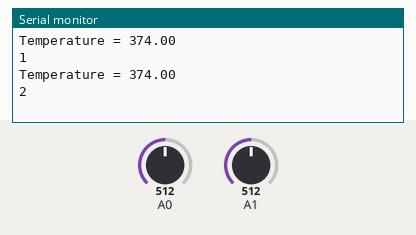
This sketch was run on a simulated Arduino Uno, built with avr-gcc and run on an emulated ATmega328P. On the bench: the last lines printed to the serial monitor. Inputs (shaded band) come from the test bench; at power-on: A1 = 512, A0 = 512.

Above: at 1.2 s.
1.3 s: A1 set to 0
At 2.7 s:
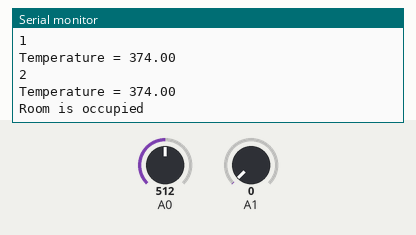
4.5 s: A0 set to 716
At 5.8 s:
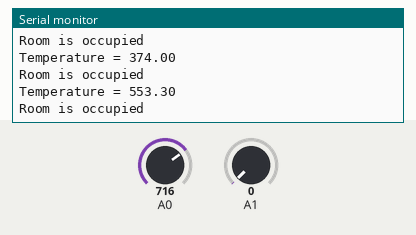
6.0 s: A1 set to 20
At 6.8 s:
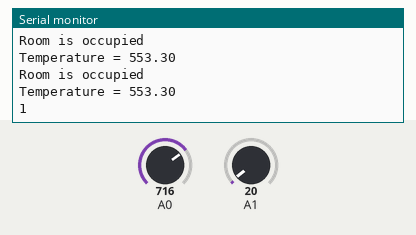
7.5 s: A0 set to 900
At 8.8 s:
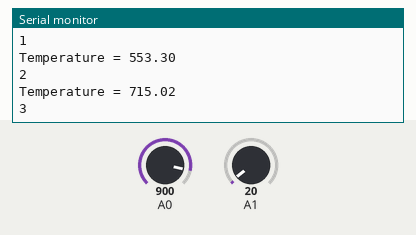
Timing chart, 0 to 10.0 s (numbered marks = the images above; inputs shaded):
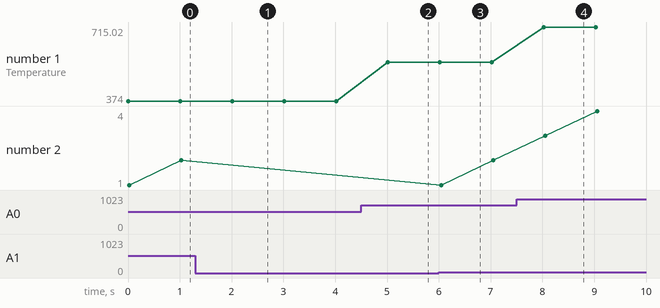

The sketch:

Arduino_code_for_temp_and_motion.ino
```cpp
/*
The purpose of this code is to take temperature and motion readings from an Arduino
and send them to a computer via XBee shield with XBee for the Arduino and a dongle
with XBee to a serial port. The data will then be uploaded into a website using
JavaScript. The temperature sensor used is an LM61 and the motion sensor used is a
PIR motion sensor from SparkFun.com.

The temperature sensor is connected so Vs is connected to the 5V pin on the Arduino,
the ground is connected to the the GND pin and the Vo is connected to A0. The motion
sensor is connected so Vs is connected to the 5V pin on the Arduino, the ground is
connected to the the GND pin, and the Vo is connected to a pullup resistor which is
connected to A1.

This project is for an assignment given by Prof. Dave Johnson in Networking
Technologies.

Created By: George Dederich
Date Created: 2013-10-29
*/

static float temperature=0;
static int timer=0;

  void setup(){
    Serial.begin(9600); //Setting up serial connection between the Arduino
  }                     //and the computer.

  void loop(){

      for (int i=0; i<20; i++){               //Averaging temperature to get a more accurate
        temperature=temperature+analogRead(0); //temperature reading.
      }

      temperature=temperature/20.0;           //Dividing the reading by amount of times averaged
      temperature=((temperature*(5000.0/1024.0))-600.0)/10; //Change to C
      temperature=(temperature*1.8)+32; //Change temperature from C to F
      Serial.print("Temperature = ");
      Serial.println(temperature);       //Sends temperature in C to serial port

      if (analogRead(1) != 0){               //Motion sensor is connected to pin 1, sends a 0 when no motion is detected
        timer=timer+1;        //Counts to a set value to determine whether the room is occupied, 10 mins will be set at 600
        if (timer < 11){
          Serial.println(timer); //Sends timer values if determining if room is occupied
        }
        if (timer > 10){
          Serial.println("Room is unoccupied"); //Sends alert that the room is unoccupied
        }
      }
       else {
         timer=0;
         Serial.println("Room is occupied"); //Sends alert that the room is occupied when movement is sensed
       }


      delay(1000);                   //Delay the loop by 1 second
      temperature = 0;
    };
```

Measured:
- after the input at 1.3 s, the serial monitor: prints a new line after 0.73 s (image 1)
- after the input at 4.5 s, the serial monitor: prints a new line after 0.52 s (image 2)
- after the input at 6.0 s, the serial monitor: prints a new line after 0.05 s (image 3)
- after the input at 7.5 s, the serial monitor: prints a new line after 0.53 s (image 4)
- plotted number 1: 374 → 553.3 after the input at 4.5 s, 553.3 → 715.02 after the input at 7.5 s
